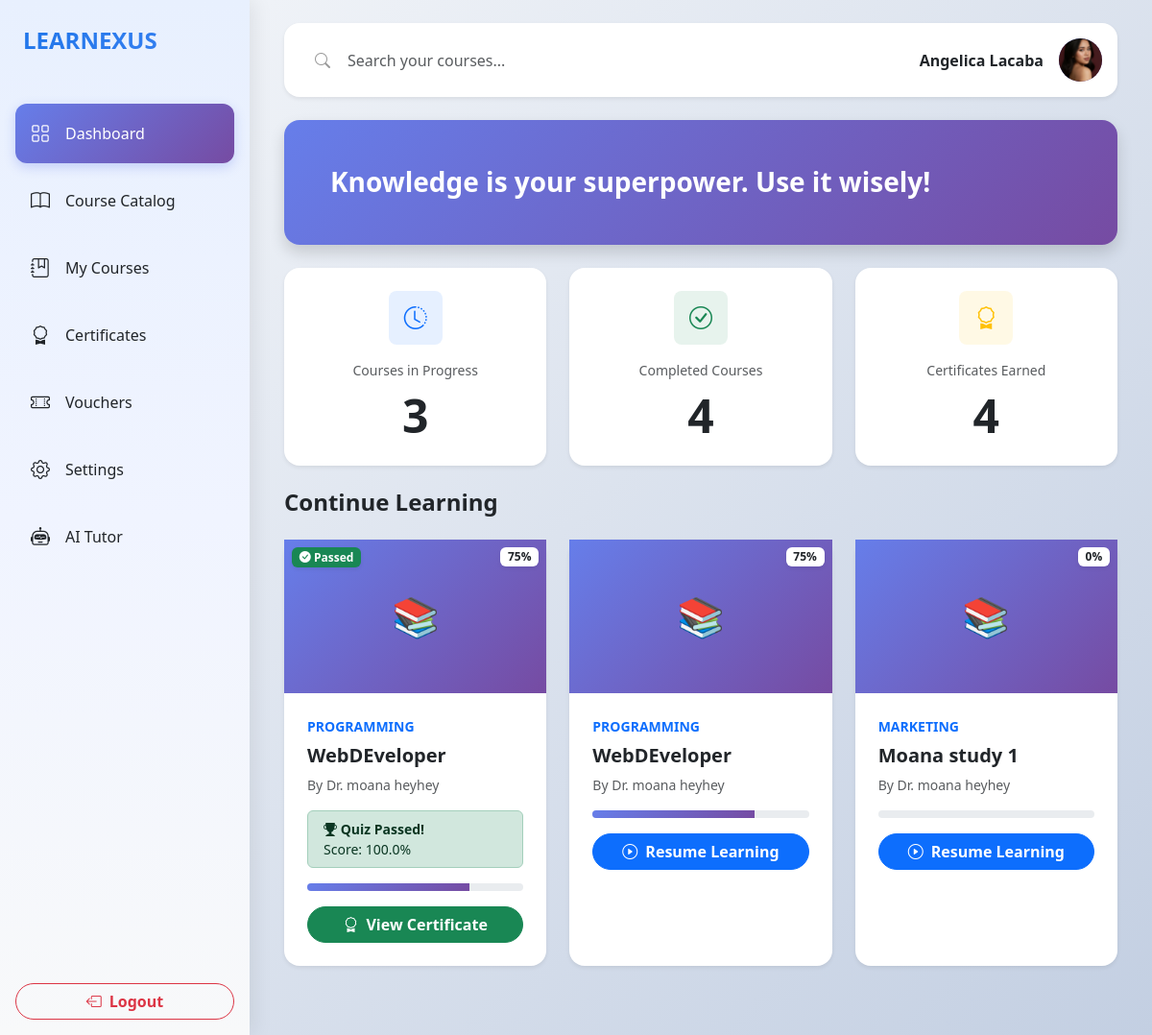
The app's page /student/dashboard.php (signed in), older data.
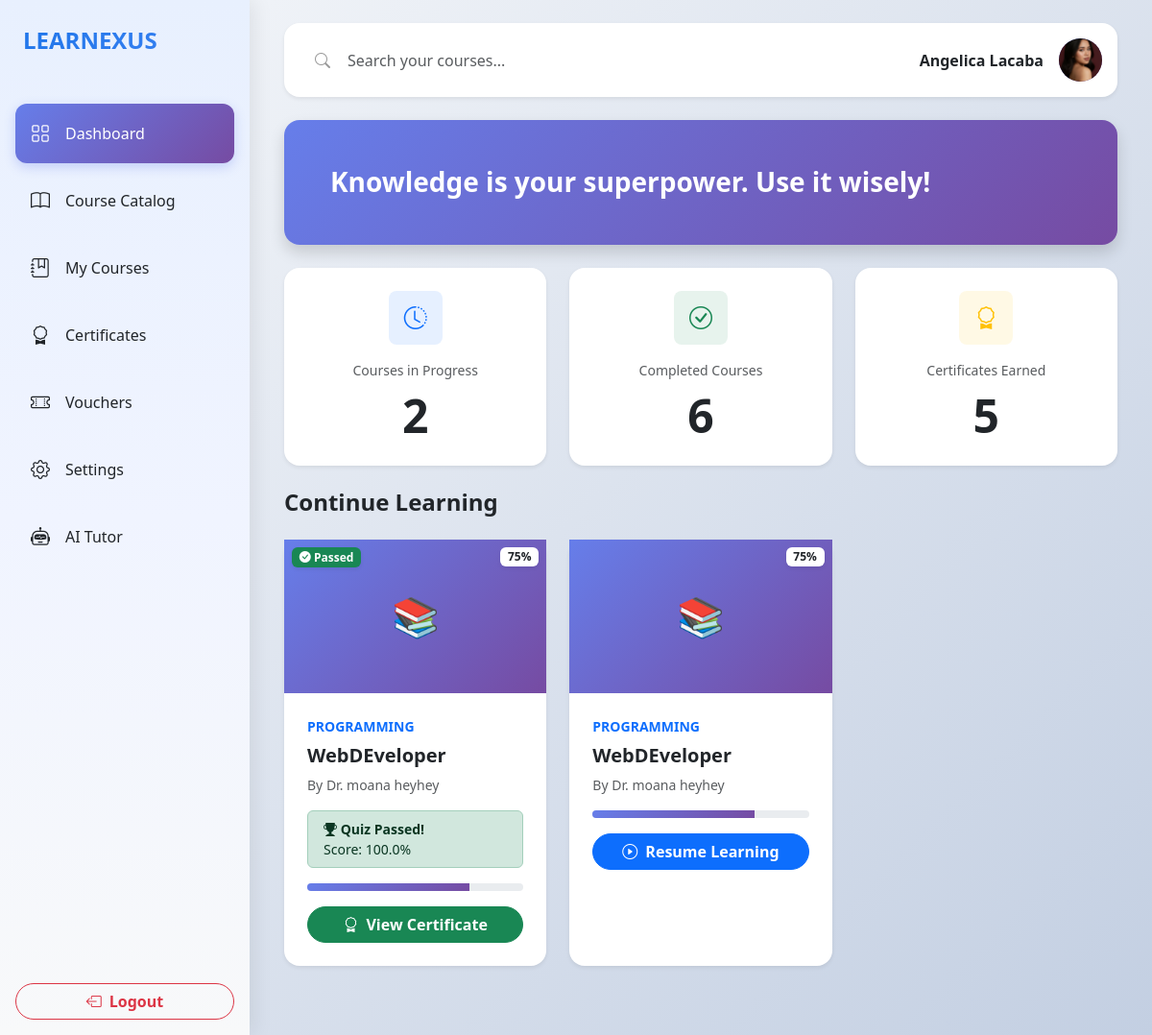
The same page, newer data.
### tables this page shows
CREATE TABLE `enrollments` (
  `enrollmentID` int(11) NOT NULL,
  `userID` int(11) NOT NULL,
  `courseID` int(11) NOT NULL,
  `paymentID` int(11) DEFAULT NULL,
  `progressPercentage` decimal(5,2) DEFAULT 0.00,
  `enrolledAt` timestamp NOT NULL DEFAULT current_timestamp(),
  `completedAt` timestamp NULL DEFAULT NULL,
  `status` enum('active','completed','dropped','pending') DEFAULT 'active'
);

CREATE TABLE `courses` (
  `courseID` int(11) NOT NULL,
  `teacherID` int(11) NOT NULL,
  `title` varchar(255) NOT NULL,
  `description` text DEFAULT NULL,
  `price` decimal(10,2) DEFAULT 0.00,
  `category` varchar(100) DEFAULT NULL,
  `status` enum('draft','published','archived') DEFAULT 'draft',
  `passingScore` int(11) DEFAULT 70,
  `createdAt` timestamp NOT NULL DEFAULT current_timestamp()
);

### student/dashboard.php (the view, shortened to what the changed rows need)
<?php
require_once '../database/db_connect.php';
$userID = $_SESSION['user_id'];
$stmt = $conn->prepare("
    SELECT c.*,
           e.progressPercentage,
           e.enrolledAt,
           e.status,
           e.enrollmentID,
           CONCAT(u.firstName, ' ', u.lastName) as instructorName,
           q.quizID,
           q.title as quizTitle,
           latest_qr.resultID,
           latest_qr.passed,
           latest_qr.percentage as quizScore,
           latest_qr.status as quizStatus,
           latest_qr.takenAt
    FROM enrollments e
    JOIN courses c ON e.courseID = c.courseID
    JOIN users u ON c.teacherID = u.userID
    LEFT JOIN quizzes q ON q.courseID = c.courseID
    LEFT JOIN (
        SELECT qr1.*
        FROM quizresults qr1
        INNER JOIN (
            SELECT quizID, userID, MAX(takenAt) as maxTakenAt
            FROM quizresults
            GROUP BY quizID, userID
        ) qr2 ON qr1.quizID = qr2.quizID
              AND qr1.userID = qr2.userID
              AND qr1.takenAt = qr2.maxTakenAt
    ) latest_qr ON latest_qr.quizID = q.quizID AND latest_qr.userID = e.userID
    WHERE e.userID = ? AND e.status = 'active'
    ORDER BY e.enrolledAt DESC
");
$stmt->execute([$userID]);
$inProgressCourses = $stmt->fetchAll();
$stmt = $conn->prepare("SELECT COUNT(*) as count FROM enrollments WHERE userID = ? AND status = 'completed'");
$stmt->execute([$userID]);
$completedCount = $stmt->fetch()['count'];
$stmt = $conn->prepare("SELECT COUNT(*) as count FROM certificates WHERE userID = ?");
$stmt->execute([$userID]);
$certificatesCount = $stmt->fetch()['count'];
$studentMotivations = [
    "Keep learning—you're building a brighter future!",
    "Every study session brings you closer to success!",
    "Mistakes are proof that you are trying. Keep going!",
    "Knowledge is your superpower. Use it wisely!",
    "Stay curious and never stop exploring!",
    "Small steps every day lead to big achievements!",
    "Believe in yourself—you can do amazing things!",
    "Learning is a journey. Enjoy every step!",
    "Focus, practice, and grow every single day!",
    "Your effort today shapes your success tomorrow!"
];
$dailyMotivationStudent = $studentMotivations[date('z') % count($studentMotivations)];
?>
<!DOCTYPE html>
<html lang="en">
<head>
    <link href="https://cdn.jsdelivr.net/npm/bootstrap@5.3.3/dist/css/bootstrap.min.css" rel="stylesheet">
    <link rel="stylesheet" href="https://cdn.jsdelivr.net/npm/bootstrap-icons@1.11.1/font/bootstrap-icons.css">
</head>
<body>
    <main class="main-content p-3 p-lg-4">
        <div class="container-fluid">
            <div class="row mb-4">
                <div class="col-12">
                    <div class="card border-0 rounded-4 shadow text-white"
                         style="background: linear-gradient(135deg, #667eea 0%, #764ba2 100%);">
                        <div class="card-body p-4 p-lg-5">
                            <h2 class="h3 fw-bold mb-0"><?php echo $dailyMotivationStudent; ?></h2>
                        </div>
                    </div>
                </div>
            </div>
            <div class="row g-4 mb-4">
                <div class="col-12 col-md-4">
                    <div class="card border-0 rounded-4 shadow-sm card-hover h-100">
                        <div class="card-body text-center p-4">
                            <div class="bg-primary bg-opacity-10 text-primary rounded-3 d-flex align-items-center justify-content-center mx-auto mb-3"
                                 style="width: 56px; height: 56px; font-size: 1.5rem;">
                                <i class="bi bi-clock-history"></i>
                            </div>
                            <p class="text-muted small mb-2">Courses in Progress</p>
                            <h3 class="display-5 fw-bold mb-0" id="inProgressCount"><?php echo count($inProgressCourses); ?></h3>
                        </div>
                    </div>
                </div>
                <div class="col-12 col-md-4">
                    <div class="card border-0 rounded-4 shadow-sm card-hover h-100">
                        <div class="card-body text-center p-4">
                            <div class="bg-success bg-opacity-10 text-success rounded-3 d-flex align-items-center justify-content-center mx-auto mb-3"
                                 style="width: 56px; height: 56px; font-size: 1.5rem;">
                                <i class="bi bi-check-circle"></i>
                            </div>
                            <p class="text-muted small mb-2">Completed Courses</p>
                            <h3 class="display-5 fw-bold mb-0"><?php echo $completedCount; ?></h3>
                        </div>
                    </div>
                </div>
                <div class="col-12 col-md-4">
                    <div class="card border-0 rounded-4 shadow-sm card-hover h-100">
                        <div class="card-body text-center p-4">
                            <div class="bg-warning bg-opacity-10 text-warning rounded-3 d-flex align-items-center justify-content-center mx-auto mb-3"
                                 style="width: 56px; height: 56px; font-size: 1.5rem;">
                                <i class="bi bi-award"></i>
                            </div>
                            <p class="text-muted small mb-2">Certificates Earned</p>
                            <h3 class="display-5 fw-bold mb-0"><?php echo $certificatesCount; ?></h3>
                        </div>
                    </div>
                </div>
            </div>
            <div class="row mb-3">
                <div class="col-12">
                    <h2 class="h4 fw-bold">Continue Learning</h2>
                </div>
            </div>
            <div class="row g-4 mb-5" id="coursesContainer">
                <?php if (count($inProgressCourses) > 0): ?>
                    <?php foreach ($inProgressCourses as $course): ?>
                        <div class="col-12 col-md-6 col-lg-4 course-card-wrapper"
                             data-course-title="<?php echo strtolower(htmlspecialchars($course['title'])); ?>"
                             data-course-category="<?php echo strtolower(htmlspecialchars($course['category'] ?? 'general')); ?>"
                             data-course-instructor="<?php echo strtolower(htmlspecialchars($course['instructorName'])); ?>">
                            <div class="card border-0 rounded-4 shadow-sm card-hover h-100">
                                <div class="course-header position-relative d-flex align-items-center justify-content-center">
                                    <span class="badge bg-white text-dark position-absolute top-0 end-0 m-2 shadow-sm fw-bold">
                                        <?php echo round($course['progressPercentage']); ?>%
                                    </span>
                                    <?php if ($course['resultID']): ?>
                                        <?php if ($course['passed'] == 1): ?>
                                            <span class="badge bg-success position-absolute top-0 start-0 m-2 shadow-sm">
                                                <i class="bi bi-check-circle-fill"></i> Passed
                                            </span>
                                        <?php elseif ($course['quizStatus'] == 'failed'): ?>
                                            <span class="badge bg-danger position-absolute top-0 start-0 m-2 shadow-sm">
                                                <i class="bi bi-x-circle-fill"></i> Failed
                                            </span>
                                        <?php else: ?>
                                            <span class="badge bg-warning position-absolute top-0 start-0 m-2 shadow-sm">
                                                <i class="bi bi-hourglass-split"></i> Pending
                                            </span>
                                        <?php endif; ?>
                                    <?php endif; ?>
                                    <span class="fs-1">📚</span>
                                </div>
                                <div class="card-body p-4">
                                    <p class="text-primary small text-uppercase fw-bold mb-2">
                                        <?php echo htmlspecialchars($course['category'] ?? 'General'); ?>
                                    </p>
                                    <h5 class="fw-bold mb-2"><?php echo htmlspecialchars($course['title']); ?></h5>
                                    <p class="text-muted small mb-3">By Dr. <?php echo htmlspecialchars($course['instructorName']); ?></p>
                                    <?php if ($course['resultID']): ?>
                                        <?php if ($course['passed'] == 1): ?>
                                            <div class="alert alert-success py-2 px-3 small mb-3">
                                                <i class="bi bi-trophy-fill"></i> <strong>Quiz Passed!</strong><br>
                                                Score: <?php echo number_format($course['quizScore'], 1); ?>%
                                            </div>
                                        <?php endif; ?>
                                    <?php endif; ?>
                                    <div class="progress mb-3" style="height: 8px;">
                                        <div class="progress-bar progress-gradient" role="progressbar"
                                             style="width: <?php echo $course['progressPercentage']; ?>%;">
                                        </div>
                                    </div>
                                    <?php if ($course['resultID'] && $course['quizStatus'] == 'failed'): ?>
                                        <button class="btn btn-warning w-100 rounded-pill fw-semibold"
                                                onclick="window.location.href='retake_course.php?id=<?php echo $course['courseID']; ?>'">
                                            <i class="bi bi-credit-card me-2"></i>Pay to Retake
                                        </button>
                                    <?php elseif ($course['passed'] == 1): ?>
                                        <button class="btn btn-success w-100 rounded-pill fw-semibold"
                                                onclick="window.location.href='view_certificate.php?courseID=<?php echo $course['courseID']; ?>'">
                                            <i class="bi bi-award me-2"></i>View Certificate
                                        </button>
                                    <?php else: ?>
                                        <button class="btn btn-primary w-100 rounded-pill fw-semibold"
                                                onclick="window.location.href='course_view.php?id=<?php echo $course['courseID']; ?>'">
                                            <i class="bi bi-play-circle me-2"></i>Resume Learning
                                        </button>
                                    <?php endif; ?>
                                </div>
                            </div>
                        </div>
                    <?php endforeach; ?>
                <?php endif; ?>
            </div>
        </div>
    </main>
</body>
</html>

Row changes from the older to the newer data that the page shows:
no longer on this page (row edited): enrollments: progressPercentage "0", courseID.category "MARKETING", courseID.title "Moana study 1", instructorName "moana heyhey"
Text that changed along with them:
count($inProgressCourses): "3" → "2"
$completedCount: "4" → "6"
$certificatesCount: "4" → "5"
